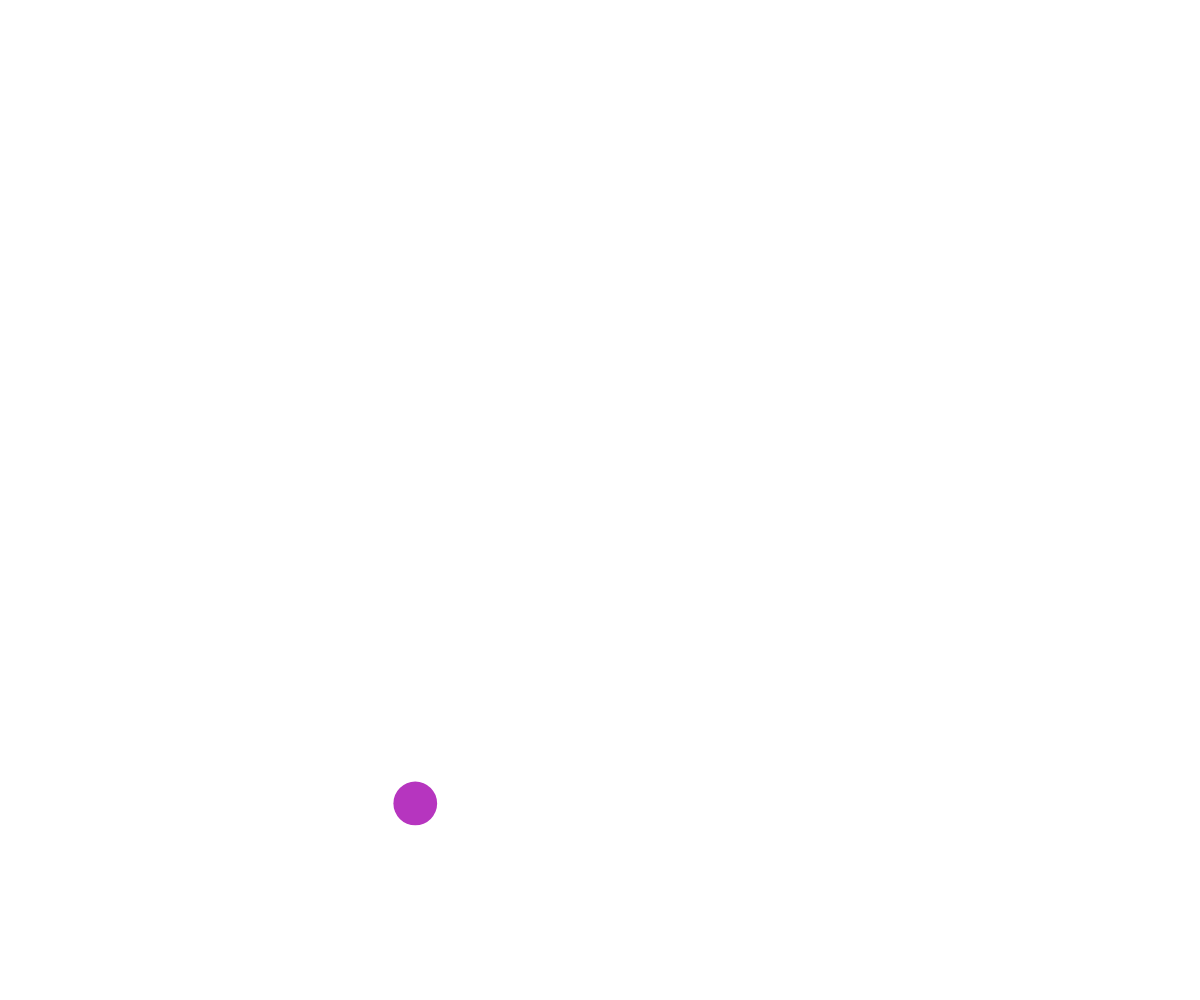
Frame 1 (no input)
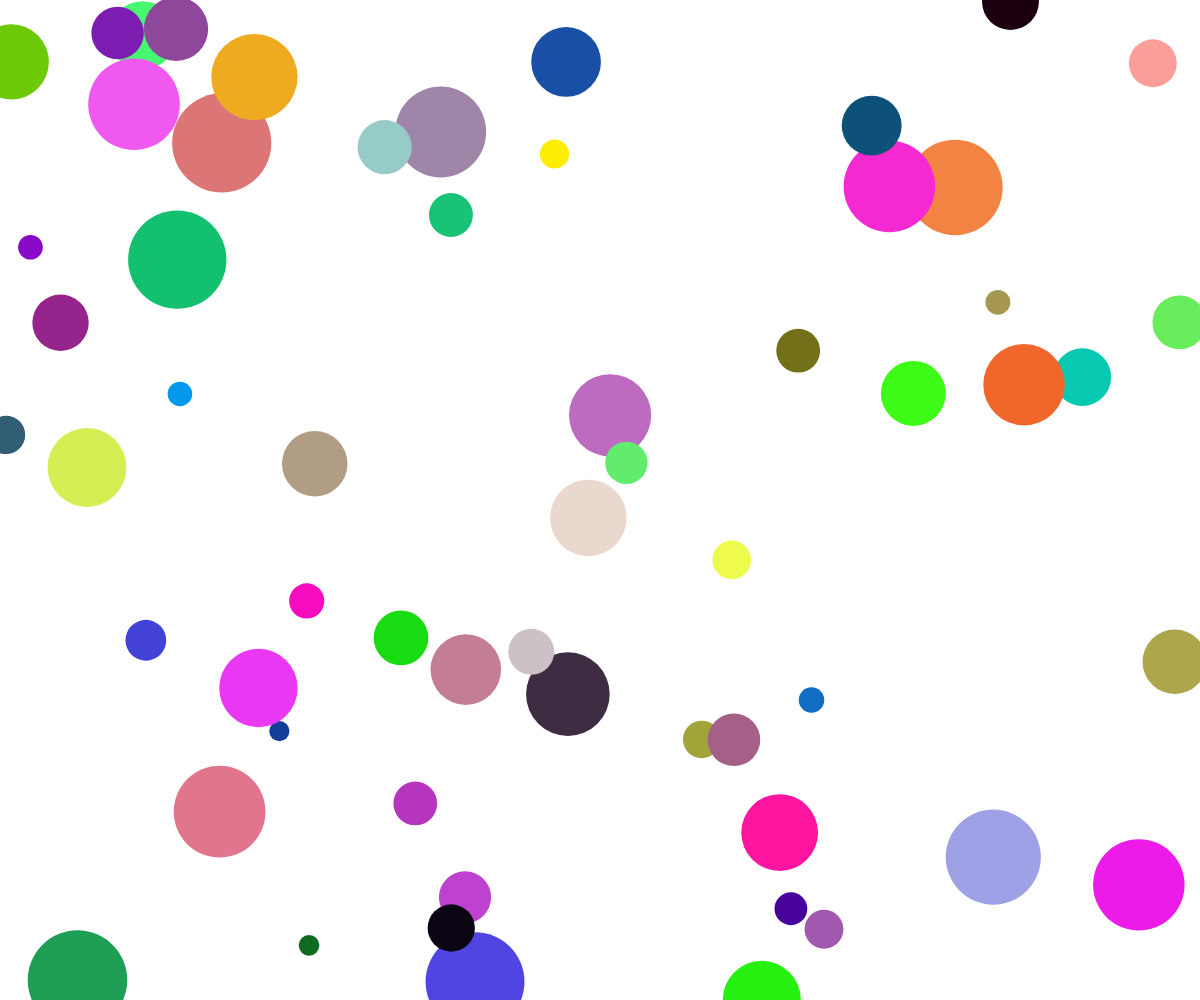
Frame 60 (no input)
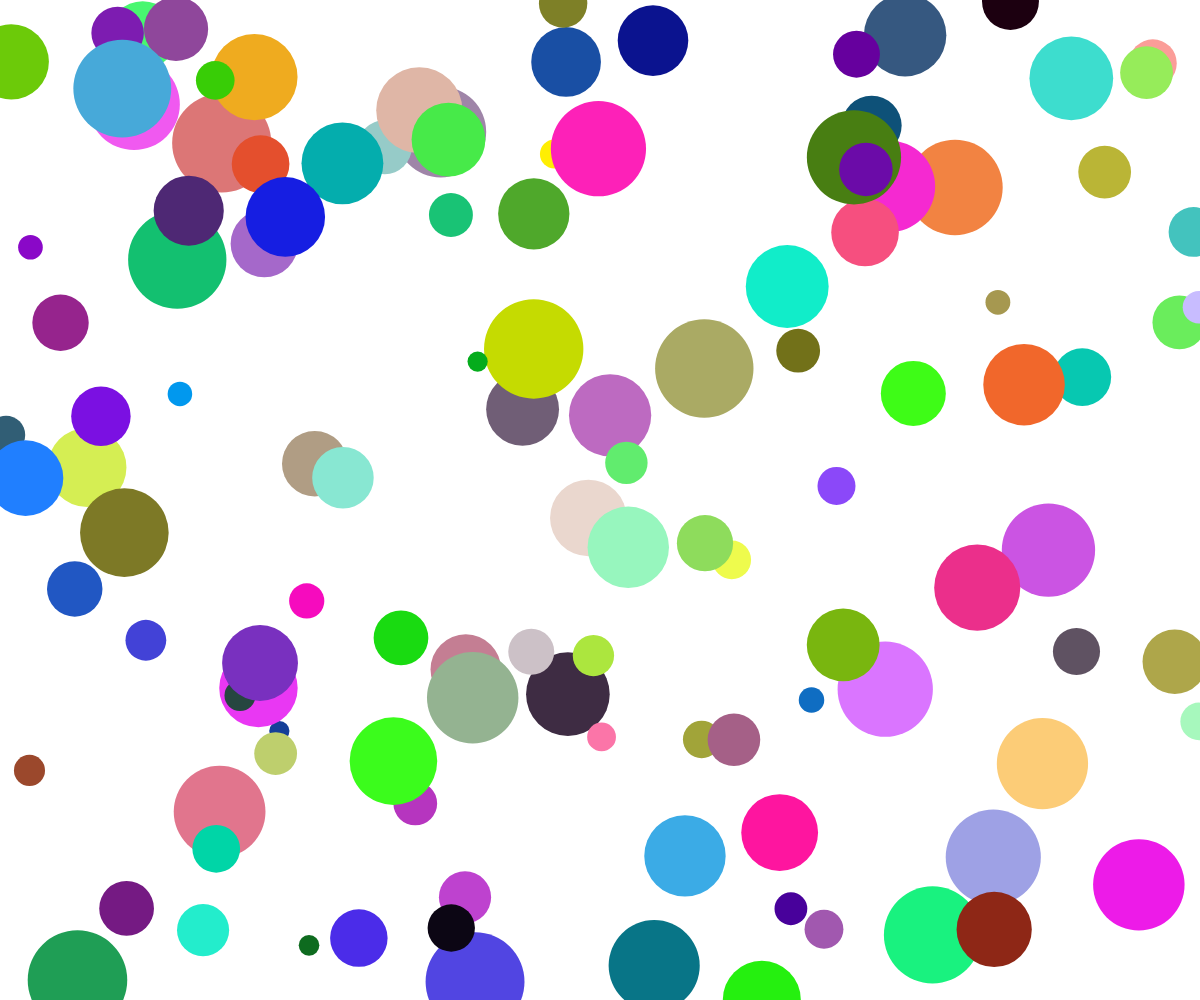
Frame 120 (the mouse pressed at the canvas centre since frame 60)

The p5.js sketch that drew these frames (run headless with seeded random() and noise() and a simulated clock; from frame 60 on, the mouse is pressed at the canvas centre):

// p5.js sketch
// ── sketch.js
// Project Title
// Your Name
// Date
//
// Extra for Experts:
// - describe what you did to take this project "above and beyond"


async function setup() {
  createCanvas(windowWidth, windowHeight);
  noStroke();
}

function draw() {
  circles();
}

function circles() {
  fill(random(255), random(255), random(255))
  circle(random(windowWidth), random(windowHeight), random(20, 100))
}
